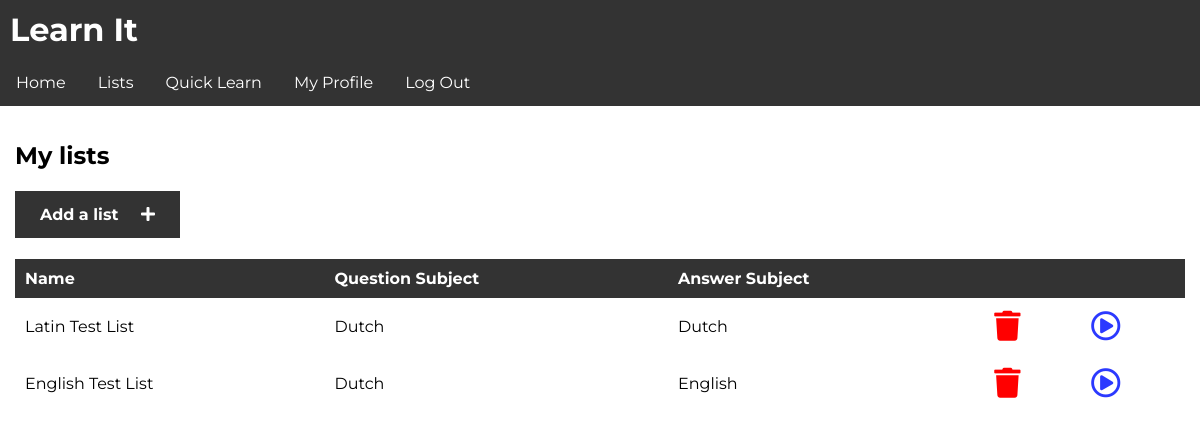
Page /app/lists/ (signed in) on the earlier database version.
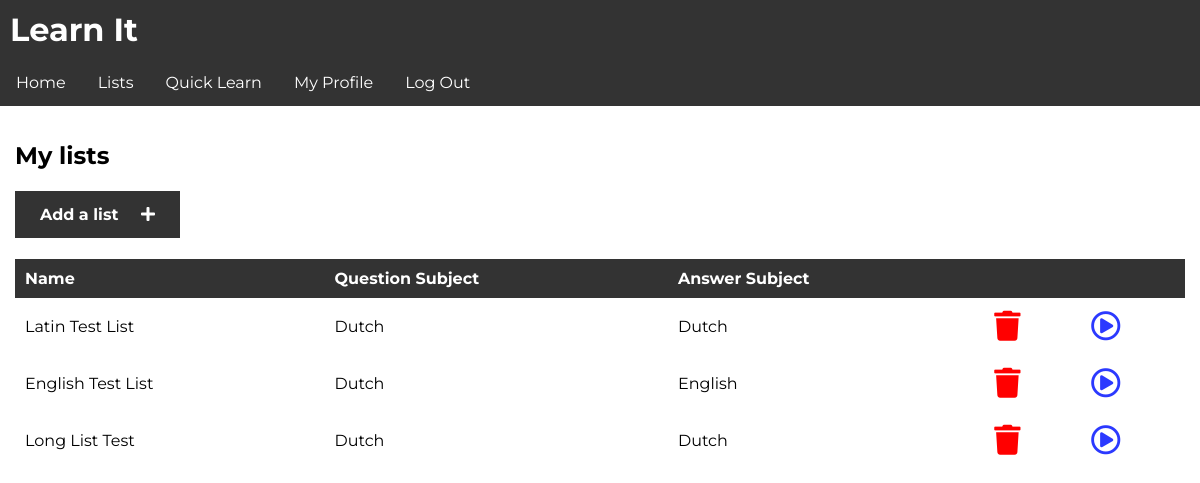
Same page on the later database version.
### learnit/models.py (models this page shows, shortened)
class List(models.Model):
    name = models.CharField(max_length=255)
    owner = models.ForeignKey(to=User, on_delete=models.CASCADE)
    question_subject = models.ForeignKey(to=Subject, on_delete=models.PROTECT, related_name='question_subject')
    answer_subject = models.ForeignKey(to=Subject, on_delete=models.PROTECT, related_name='answer_subject')
    questions = models.ManyToManyField(to=Question)
    def get_test(self):
        return str(self.pk)

class Subject(models.Model):
    name = models.CharField(max_length=255)
    def __str__(self):
        return self.name

### learnit/views.py (the view)
# urls.py: path('app/lists/', views.lists, name='lists'),
def lists(request):
    if not request.user.is_authenticated:
        return redirect('/login')
    n_lists = List.objects.filter(owner=request.user)
    return render(request, 'app/lists.html', {
        'lists': n_lists,
        'username': request.user.username
    })

### templates/app/lists.html (shortened to what this page needs)
{% extends 'base.html' %}
{% block content %}
  <h2>My lists</h2>
  <h4><a class="link_button" href="/app/add">Add a list &nbsp;&nbsp;&nbsp;&nbsp;<i class="fas fa-plus"></i></a></h4>
  {% if lists %}
  <table>
  <tr id="table_header">
  <td>Name</td>
  <td>Question Subject</td>
  <td>Answer Subject</td>
  <td></td>
  <td></td>
</tr>
{% for list in lists %}
<tr>
  <td>{{ list.name }}</td>
  <td>{{ list.question_subject }}</td>
  <td>{{ list.answer_subject }}</td>
  <td><a class="delete_list" href="/app/delete/{{ list.get_test }}"><i class="fas fa-trash"></i></a></td>
  <td><a class="test_list" href="/app/test/{{ list.get_test }}"><i class="far fa-play-circle"></i></a></td>
</tr>
{% endfor %}
</table>
{% endif %}
{% endblock %}

Differences in the rows shown:
added List: name "Long List Test", question_subject "Dutch", answer_subject "Dutch"
